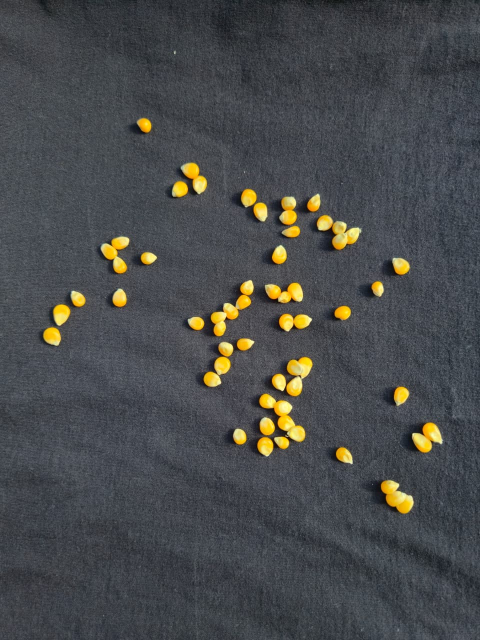
#> input picture imagens/agrupado2.jpg, 960 x 1280 px (shown at 1/2 size)
$ jupyter execute analyze_corn_ai.ipynb
#> lines starting #> are read from the running program, lines starting #| are printed output that depends on the picture
[cell 1]
import cv2
import numpy as np
import matplotlib.pyplot as plt
from IPython.display import display

[cell 2]
# Realizar a exibição de uma imagem dentro de um notebook Jupyter

def show_image(window_name, image, cmap=None):
    if image is None:
        print(f"{window_name}: imagem nao carregada (None)")
        return

    if len(image.shape) == 3 and image.shape[2] == 3:
        img_disp = cv2.cvtColor(image, cv2.COLOR_BGR2RGB)
    else:
        img_disp = image
        if cmap is None:
            cmap = 'gray'
    plt.figure(figsize=(8, 6))
    plt.title(window_name)
    plt.axis('off')
    plt.imshow(img_disp, cmap=cmap)
    plt.show()

def close_all_windows():
    pass

[cell 3]
# Configurações de área mínima para detecção de contornos
# Os parametros foram escolhidos com bases em testes nas imagens

MIN_AREA = 400

[cell 4]
# Carregar a imagem

img = cv2.imread('imagens/agrupado2.jpg')
#> img is the input picture: shape (1280, 960, 3); mean B, G, R 75.5, 74.8, 72.8
# img = cv2.imread('imagens/separado2.jpg')

# Redimensionar a imagem para facilitar o processamento e clonagem
img = cv2.resize(img, (960, 1280))
craped_img = img.copy()

show_image("Resized Image", img)

[cell 5]
# Converte a imagem de BGR para tons de cinza.
# Isso reduz a complexidade da imagem para um único canal de intensidade, facilitando etapas posteriores como limiarização e detecção de bordas.

gray = cv2.cvtColor(img, cv2.COLOR_BGR2GRAY)
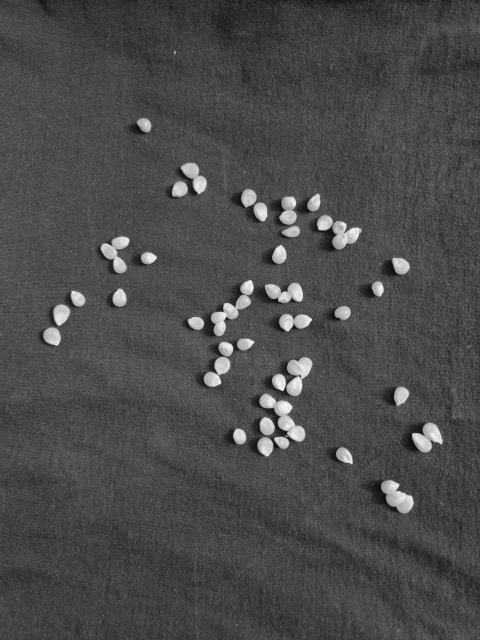
#> gray: shape (1280, 960) (shown at 1/2 size); min 3, max 250, mean 74.3
show_image("Grayscale Image", gray)


$ run again, with imagens/agrupado1.jpg copied over imagens/agrupado2.jpg
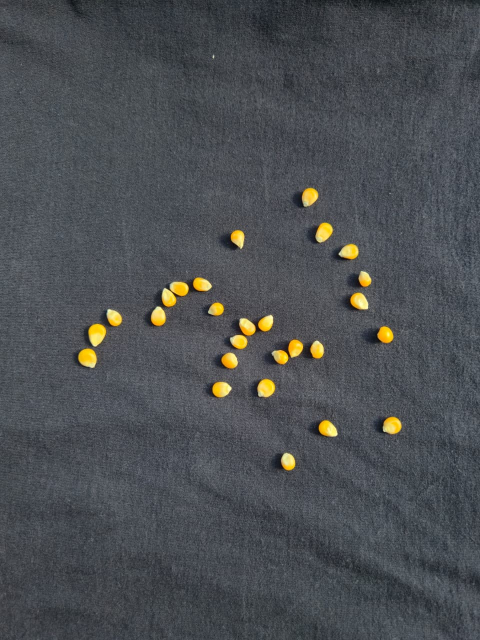
#> input picture imagens/agrupado1.jpg, 960 x 1280 px (shown at 1/2 size)
#> img is the input picture: shape (1280, 960, 3); mean B, G, R 82.2, 78.9, 75.7
#> `gray = cv2.cvtColor(img, cv2.COLOR_BGR2GRAY)`:
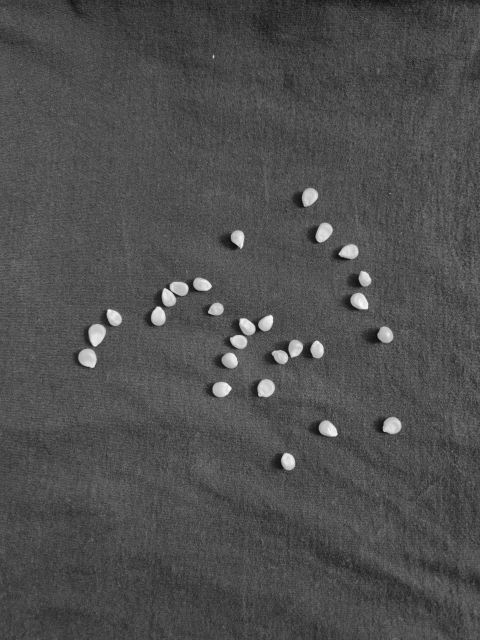
#> gray: shape (1280, 960) (shown at 1/2 size); min 0, max 250, mean 78.3

$ run again, with imagens/agrupado3.jpg copied over imagens/agrupado2.jpg
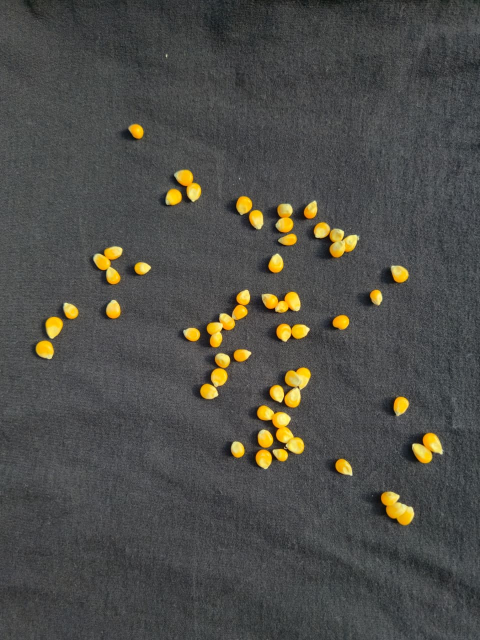
#> input picture imagens/agrupado3.jpg, 960 x 1280 px (shown at 1/2 size)
#> img is the input picture: shape (1280, 960, 3); mean B, G, R 72.2, 76.7, 77.1
#> `gray = cv2.cvtColor(img, cv2.COLOR_BGR2GRAY)`:
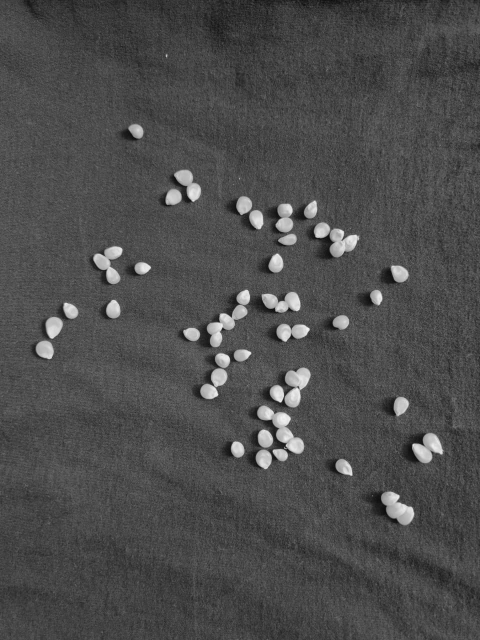
#> gray: shape (1280, 960) (shown at 1/2 size); min 2, max 245, mean 76.3
